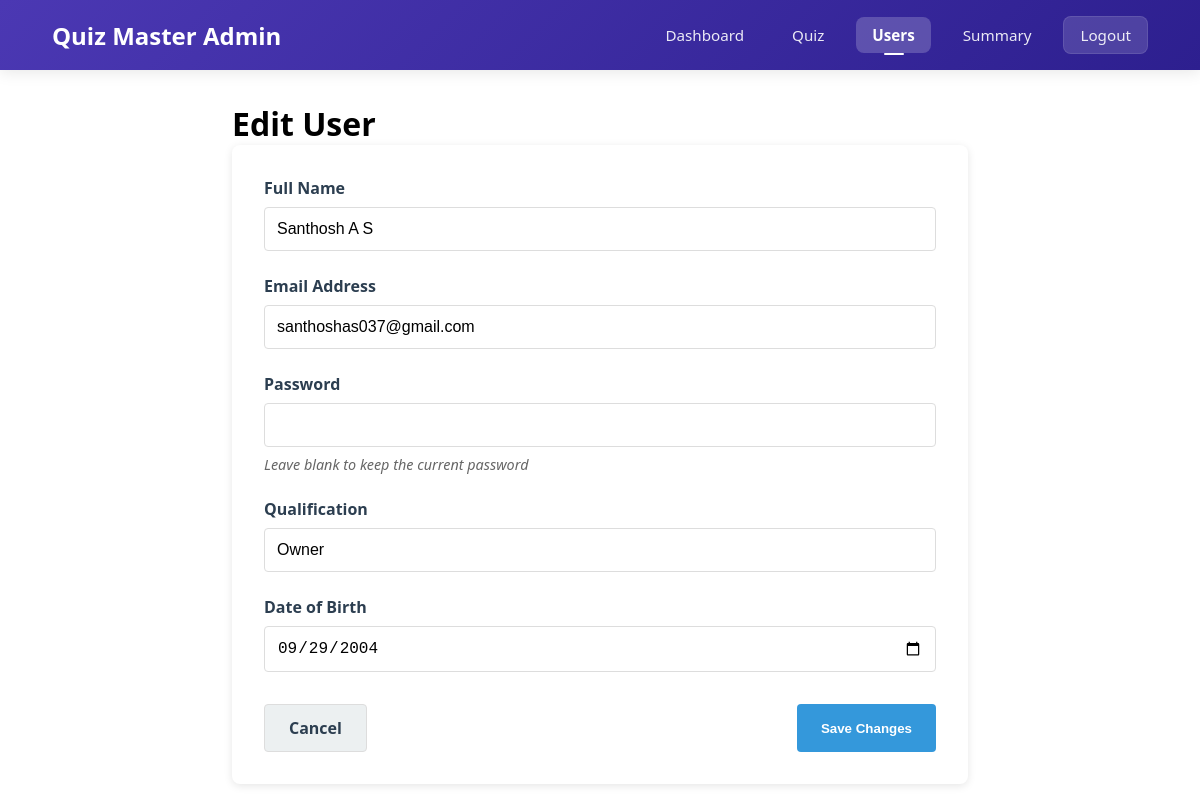
The page /admin/user/2/edit (signed in) on the database as committed earlier.
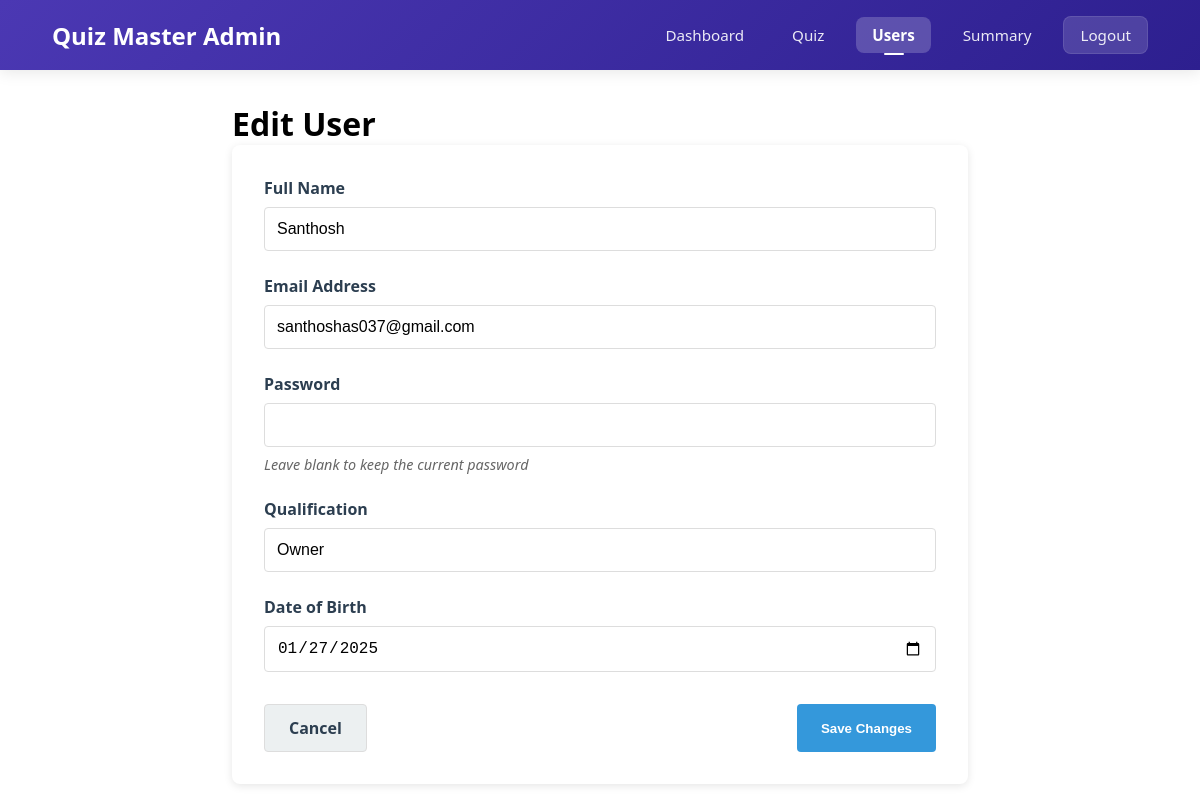
The same page on the database as committed later.
### app.py (models this page shows, shortened)
class User(db.Model):
    __table_args__ = {'extend_existing': True}
    id = db.Column(db.Integer, primary_key=True)
    email = db.Column(db.String(120), unique=True, nullable=False)
    password = db.Column(db.String(200), nullable=False)
    full_name = db.Column(db.String(100), nullable=False)
    qualification = db.Column(db.String(100), nullable=False)
    dob = db.Column(db.Date, nullable=False)
    is_admin = db.Column(db.Boolean, default=False)
    quiz_attempts = db.relationship('QuizAttempt', back_populates='user', lazy=True)

### app.py (the view, shortened to what this page needs)
@app.route('/admin/user/<int:user_id>/edit', methods=['GET', 'POST'])
@admin_required
def edit_user(user_id):
    user = User.query.get_or_404(user_id)
    if user.is_admin and user.id != session['user_id']:
        flash('Cannot edit admin user.', 'error')
        return redirect(url_for('users'))
    return render_template('admin/edit_user.html', user=user, active_page='users')

### app.py (called while the page is built)
def get_current_user():
    if 'user_id' in session:
        return User.query.get(session['user_id'])
    return None

@app.context_processor
def utility_processor():
    return dict(current_user=get_current_user())

def admin_required(f):
    @wraps(f)
    def decorated_function(*args, **kwargs):
        if 'user_id' not in session:
            flash('Please login first.', 'error')
            return redirect(url_for('login'))
        user = User.query.get(session['user_id'])
        if not user or not user.is_admin:
            flash('Admin access required.', 'error')
            return redirect(url_for('dashboard'))
        return f(*args, **kwargs)
    return decorated_function

### templates/admin/edit_user.html (shortened to what this page needs)
<!DOCTYPE html>
<html lang="en">
<head>
    <link href="/static/navbar.css" rel="stylesheet">
</head>
<body>
    <nav class="navbar">
        <div class="nav-container">
            <div style="font-size: 150%;color: white;font-weight: bold;">
                Quiz Master Admin
            </div>
            <div class="nav-links">
                <a href="{{ url_for('admin_dashboard') }}" {% if active_page == 'home' %}class="active"{% endif %}>
                    Dashboard
                </a>
                <a href="{{ url_for('admin_quiz') }}" {% if active_page == 'quiz' %}class="active"{% endif %}>
                    Quiz
                </a>
                <a href="{{ url_for('users') }}" {% if active_page == 'users' %}class="active"{% endif %}>
                    Users
                </a>
                <a href="{{ url_for('admin_summary') }}" {% if active_page == 'summary' %}class="active"{% endif %}>
                    Summary
                </a>
                <a href="{{ url_for('logout') }}" class="logout-btn">
                    Logout
                </a>
            </div>
        </div>
    </nav>
    <div class="container">
        <h1>Edit User</h1>
        <div class="card">
            <form action="{{ url_for('edit_user', user_id=user.id) }}" method="POST">
                <div class="form-group">
                    <label for="full_name">Full Name</label>
                    <input type="text" id="full_name" name="full_name" class="form-control" value="{{ user.full_name }}" required>
                </div>
                <div class="form-group">
                    <label for="email">Email Address</label>
                    <input type="email" id="email" name="email" class="form-control" value="{{ user.email }}" required>
                </div>
                <div class="form-group">
                    <label for="password">Password</label>
                    <input type="password" id="password" name="password" class="form-control">
                    <p class="password-note">Leave blank to keep the current password</p>
                </div>
                <div class="form-group">
                    <label for="qualification">Qualification</label>
                    <input type="text" id="qualification" name="qualification" class="form-control" value="{{ user.qualification }}" required>
                </div>
                <div class="form-group">
                    <label for="dob">Date of Birth</label>
                    <input type="date" id="dob" name="dob" class="form-control" value="{{ user.dob.isoformat() }}" required>
                </div>
                <div class="btn-actions">
                    <a href="{{ url_for('users') }}" class="btn btn-secondary">Cancel</a>
                    <button type="submit" class="btn btn-primary">Save Changes</button>
                </div>
            </form>
        </div>
    </div>
</body>
</html>

Rows that differ between the two databases and show on the page:
changed User "santhoshas037@gmail.com": full_name "Santhosh A S" → "Santhosh"; dob "09/29/2004" → "01/27/2025"
